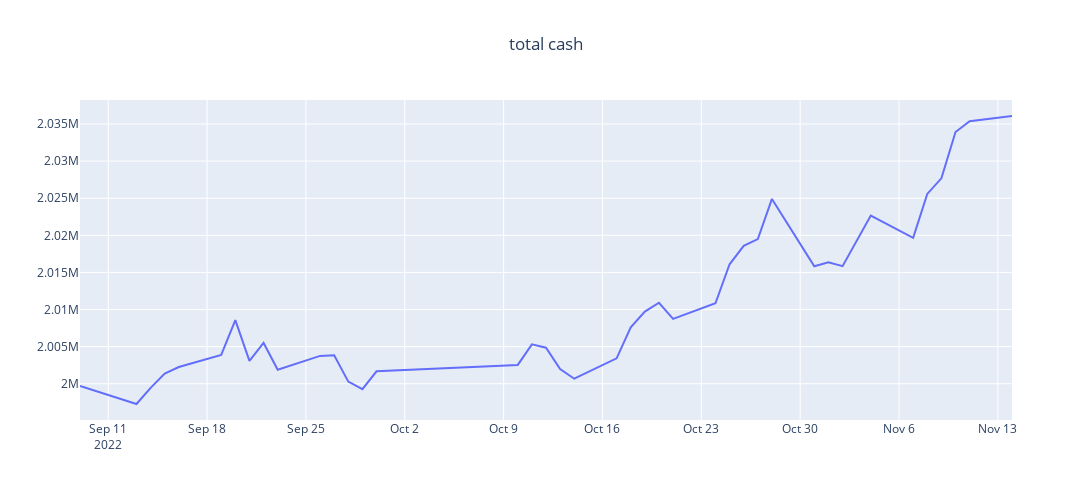

Notebook code cell kept with this figure:
### Markdown cell above
# total cash curve

### Code cell
import plotly.graph_objs as go
df_total_cash = pd.DataFrame([])
df_total_cash['date'] = dates 
df_total_cash['date'] = pd.to_datetime(df_total_cash['date'])
df_total_cash['total cash'] = total_cash_list
trace = go.Scatter(
    x=df_total_cash['date'],
    y=df_total_cash['total cash'],
    name='total cash',
    # xaxis='x', 
    # yaxis='y2'#标明设置一个不同于trace1的一个坐标轴
)

data = [trace]
# https://blog.csdn.net/weixin_58587245/article/details/127315679 template 可选参数
layout = go.Layout({
                #    "template": 'simple_white',
                #    "template": 'presentation',
                #    "template": 'seaborn',
                #    "template": 'ggplot2',
                   "title":{"text": 'total cash', "x": 0.5}, 
                   "xaxis":{"title": {"text": None}, "tickformat": ''},
                   "yaxis":{"title": {"text": ""}},
                   "yaxis2": {'anchor': 'x', "overlaying": 'y', "side": 'right'}, #设置坐标轴的格式，一般次坐标轴在右侧
                   "legend":{"title": {"text": ""}, "x": 0.9, "y": 1.1},
                   "width": 1200,
                   "height": 500})
 
fig = go.Figure(data=data, layout=layout)
fig.show()

### Figure 1 — Plotly figure (JSON) as saved in the notebook; plotly's stock layout.template omitted (floating-point values rounded to 4 significant figures)
{"data": [{"name": "total cash", "type": "scatter", "x": ["2022-09-09T00:00:00", "2022-09-13T00:00:00", "2022-09-14T00:00:00", "2022-09-15T00:00:00", "2022-09-16T00:00:00", "2022-09-19T00:00:00", "2022-09-20T00:00:00", "2022-09-21T00:00:00", "2022-09-22T00:00:00", "2022-09-23T00:00:00", "2022-09-26T00:00:00", "2022-09-27T00:00:00", "2022-09-28T00:00:00", "2022-09-29T00:00:00", "2022-09-30T00:00:00", "2022-10-10T00:00:00", "2022-10-11T00:00:00", "2022-10-12T00:00:00", "2022-10-13T00:00:00", "2022-10-14T00:00:00", "2022-10-17T00:00:00", "2022-10-18T00:00:00", "2022-10-19T00:00:00", "2022-10-20T00:00:00", "2022-10-21T00:00:00", "2022-10-24T00:00:00", "2022-10-25T00:00:00", "2022-10-26T00:00:00", "2022-10-27T00:00:00", "2022-10-28T00:00:00", "2022-10-31T00:00:00", "2022-11-01T00:00:00", "2022-11-02T00:00:00", "2022-11-03T00:00:00", "2022-11-04T00:00:00", "2022-11-07T00:00:00", "2022-11-08T00:00:00", "2022-11-09T00:00:00", "2022-11-10T00:00:00", "2022-11-11T00:00:00", "2022-11-14T00:00:00"], "y": [2000000.0, 1997000.0, 1999000.0, 2001000.0, 2002000.0, 2004000.0, 2009000.0, 2003000.0, 2006000.0, 2002000.0, 2004000.0, 2004000.0, 2000000.0, 1999000.0, 2002000.0, 2003000.0, 2005000.0, 2005000.0, 2002000.0, 2001000.0, 2003000.0, 2008000.0, 2010000.0, 2011000.0, 2009000.0, 2011000.0, 2016000.0, 2019000.0, 2019000.0, 2025000.0, 2016000.0, 2016000.0, 2016000.0, 2019000.0, 2023000.0, 2020000.0, 2026000.0, 2028000.0, 2034000.0, 2035000.0, 2036000.0]}], "layout": {"height": 500, "legend": {"title": {"text": ""}, "x": 0.9, "y": 1.1}, "title": {"text": "total cash", "x": 0.5}, "width": 1200, "xaxis": {"tickformat": ""}, "yaxis": {"title": {"text": ""}}, "yaxis2": {"anchor": "x", "overlaying": "y", "side": "right"}}}
